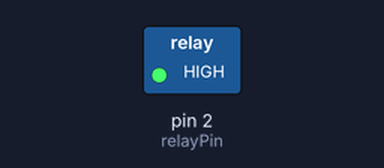
The sketch below on a simulated Arduino Uno, built with avr-gcc and run on an emulated ATmega328P. On the bench: switched loads named in the sketch (green lamp = pin HIGH). Dashed ring = blinking.

Above: at 2.5 s.
Timing chart, 0 to 6.6 s (numbered marks = the images above):
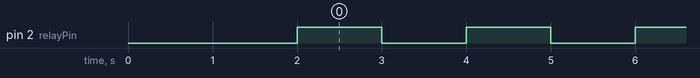

The sketch:

Relay_solo.ino
```cpp
const int relayPin = 2;  //pin conectado a Señal del Rele
volatile int estadoPote;
volatile int entradaPin;

void setup(){
  Serial.begin(115200);
  pinMode(relayPin,OUTPUT);
  delay(2000);
}

void loop(){
  while (millis()< 100000) {
  digitalWrite(relayPin, HIGH);
  delay(1000);
  digitalWrite(relayPin, LOW);
  delay(1000);
  }
}
```

Measured:
- by itself, pin 2 (relayPin): alternates HIGH for 1.0 s and LOW for 1.0 s, 98 changes in all, then stays LOW
